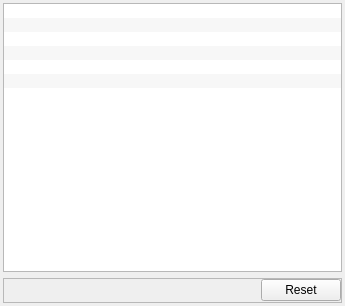
<?xml version="1.0" encoding="UTF-8"?>
<ui version="4.0">
 <class>mngTab</class>
 <widget class="QWidget" name="mngTab">
  <property name="geometry">
   <rect>
    <x>0</x>
    <y>0</y>
    <width>345</width>
    <height>306</height>
   </rect>
  </property>
  <property name="sizePolicy">
   <sizepolicy hsizetype="Preferred" vsizetype="Fixed">
    <horstretch>0</horstretch>
    <verstretch>0</verstretch>
   </sizepolicy>
  </property>
  <property name="font">
   <font>
    <pointsize>9</pointsize>
   </font>
  </property>
  <property name="windowTitle">
   <string>Form</string>
  </property>
  <property name="layoutDirection">
   <enum>Qt::LeftToRight</enum>
  </property>
  <layout class="QVBoxLayout" name="verticalLayout">
   <property name="sizeConstraint">
    <enum>QLayout::SetDefaultConstraint</enum>
   </property>
   <property name="leftMargin">
    <number>3</number>
   </property>
   <property name="topMargin">
    <number>3</number>
   </property>
   <property name="rightMargin">
    <number>3</number>
   </property>
   <property name="bottomMargin">
    <number>3</number>
   </property>
   <item>
    <widget class="PlotListWidget" name="actionList">
     <property name="autoFillBackground">
      <bool>true</bool>
     </property>
     <property name="dragEnabled">
      <bool>true</bool>
     </property>
     <property name="dragDropOverwriteMode">
      <bool>false</bool>
     </property>
     <property name="dragDropMode">
      <enum>QAbstractItemView::InternalMove</enum>
     </property>
     <property name="defaultDropAction">
      <enum>Qt::CopyAction</enum>
     </property>
     <property name="alternatingRowColors">
      <bool>true</bool>
     </property>
     <property name="selectionMode">
      <enum>QAbstractItemView::SingleSelection</enum>
     </property>
     <property name="horizontalScrollMode">
      <enum>QAbstractItemView::ScrollPerPixel</enum>
     </property>
     <property name="uniformItemSizes">
      <bool>true</bool>
     </property>
     <property name="selectionRectVisible">
      <bool>false</bool>
     </property>
     <item>
      <property name="text">
       <string/>
      </property>
     </item>
     <item>
      <property name="text">
       <string/>
      </property>
     </item>
     <item>
      <property name="text">
       <string/>
      </property>
     </item>
     <item>
      <property name="text">
       <string/>
      </property>
     </item>
     <item>
      <property name="text">
       <string/>
      </property>
     </item>
     <item>
      <property name="text">
       <string/>
      </property>
     </item>
    </widget>
   </item>
   <item>
    <widget class="QFrame" name="frame">
     <property name="sizePolicy">
      <sizepolicy hsizetype="Preferred" vsizetype="Preferred">
       <horstretch>0</horstretch>
       <verstretch>0</verstretch>
      </sizepolicy>
     </property>
     <property name="minimumSize">
      <size>
       <width>0</width>
       <height>25</height>
      </size>
     </property>
     <property name="maximumSize">
      <size>
       <width>16777215</width>
       <height>40</height>
      </size>
     </property>
     <property name="frameShape">
      <enum>QFrame::StyledPanel</enum>
     </property>
     <property name="frameShadow">
      <enum>QFrame::Raised</enum>
     </property>
     <property name="lineWidth">
      <number>1</number>
     </property>
     <layout class="QHBoxLayout" name="horizontalLayout">
      <property name="leftMargin">
       <number>0</number>
      </property>
      <property name="topMargin">
       <number>0</number>
      </property>
      <property name="rightMargin">
       <number>0</number>
      </property>
      <property name="bottomMargin">
       <number>0</number>
      </property>
      <item>
       <spacer name="horizontalSpacer">
        <property name="orientation">
         <enum>Qt::Horizontal</enum>
        </property>
        <property name="sizeHint" stdset="0">
         <size>
          <width>40</width>
          <height>20</height>
         </size>
        </property>
       </spacer>
      </item>
      <item>
       <widget class="QPushButton" name="resetBtn">
        <property name="text">
         <string>Reset</string>
        </property>
       </widget>
      </item>
     </layout>
    </widget>
   </item>
  </layout>
 </widget>
 <customwidgets>
  <customwidget>
   <class>PlotListWidget</class>
   <extends>QListWidget</extends>
   <header>PlotterWidgets</header>
  </customwidget>
 </customwidgets>
 <resources/>
 <connections/>
</ui>
